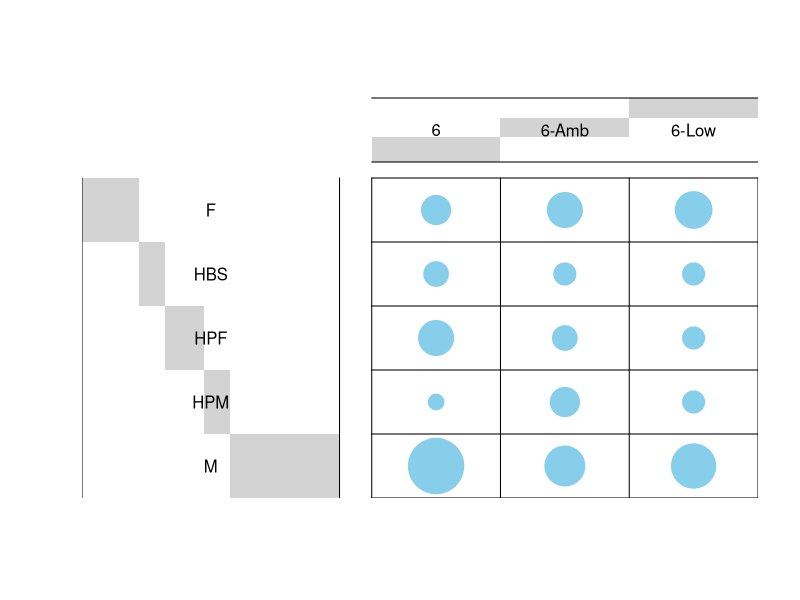
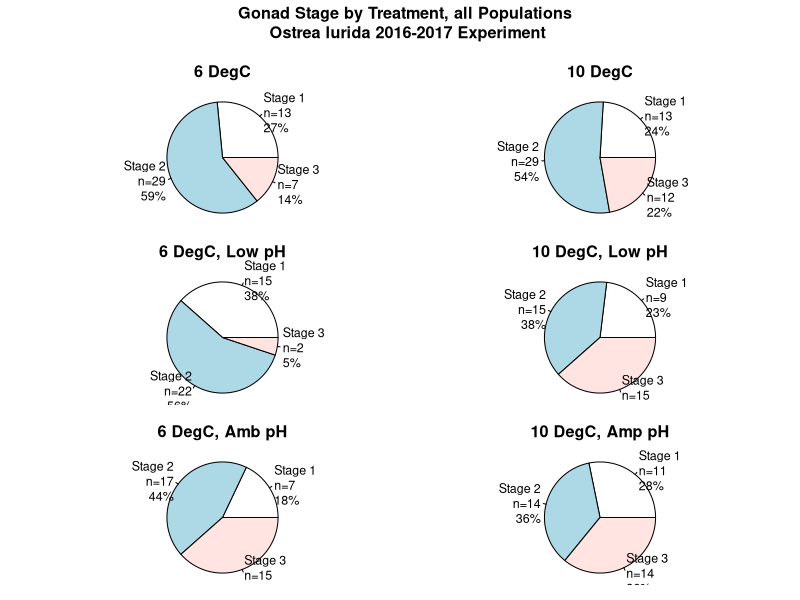
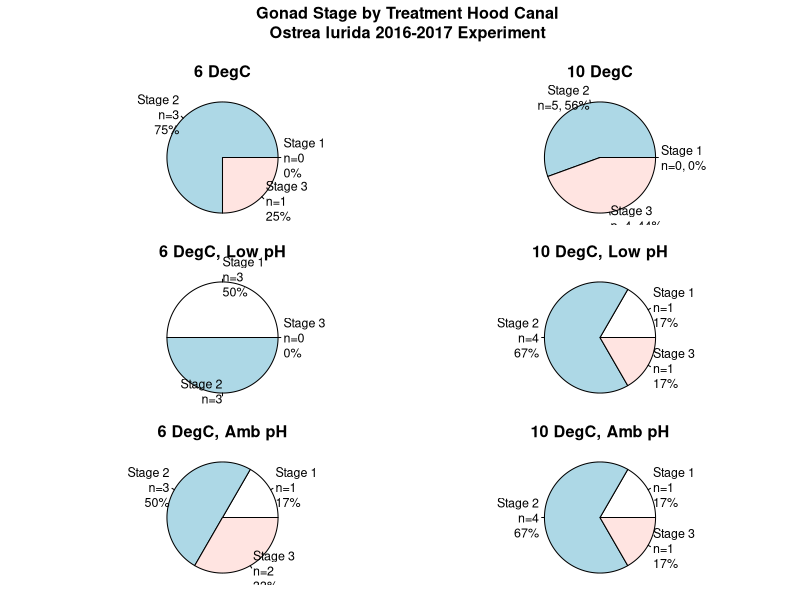
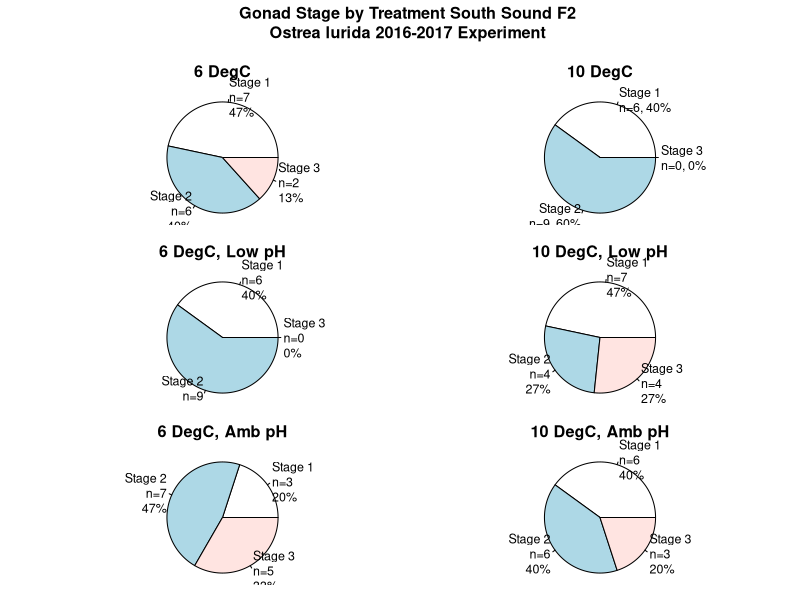
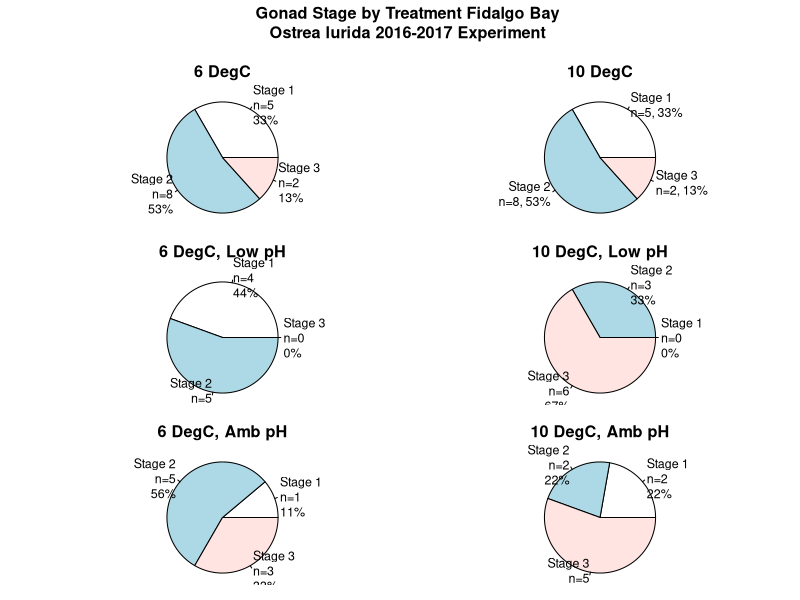
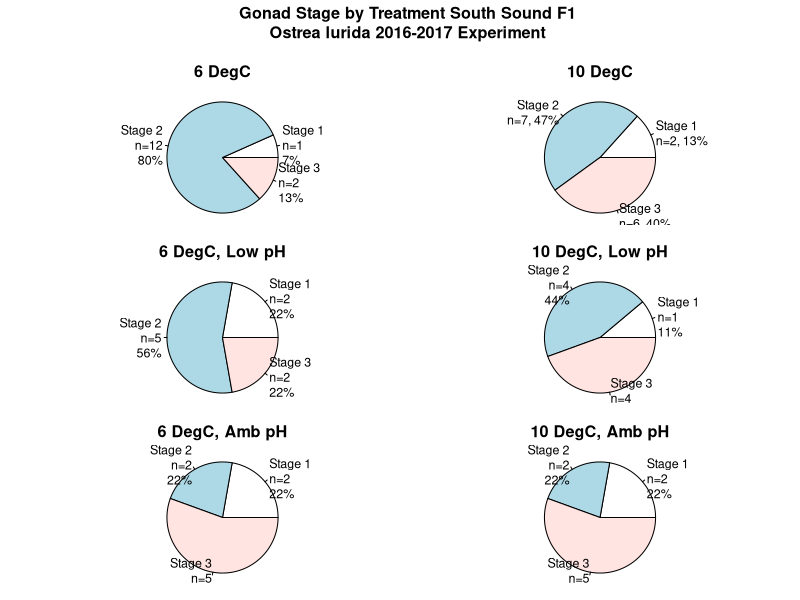

Recreate these plots in R, in order. (Note: this script raises an error after producing the figures.)
setwd("~/Documents/Roberts Lab/O.lurida_Stress/Data")
Histo <- read.csv("2017-Oly-Histo-Results.csv", header=T, stringsAsFactors = T)
Histo$Stage <- as.factor(Histo$Stage)
library(plyr)

# All Populations Combined ------------------------------------------------
All.6 <- subset(Histo, Phase %in% "TEMP" & Treatment %in% "6")
All.10 <- subset(Histo, Phase %in% "TEMP" & Treatment %in% "10")
All.6.Low <- subset(Histo, Phase %in% "OA" & Treatment %in% "6-Low")
All.6.Amb <- subset(Histo, Phase %in% "OA" & Treatment %in% "6-Amb")
All.10.Low <- subset(Histo, Phase %in% "OA" & Treatment %in% "10-Low")
All.10.Amb <- subset(Histo, Phase %in% "OA" & Treatment %in% "10-Amb")
Allp.6 <- data.frame(unclass(100*prop.table(table(All.6$Stage))))
Allp.10 <- data.frame(unclass(100*prop.table(table(All.10$Stage))))
Allp.6.Low <- data.frame(unclass(100*prop.table(table(All.6.Low$Stage))))
Allp.6.Amb <- data.frame(unclass(100*prop.table(table(All.6.Amb$Stage))))
Allp.10.Low <- data.frame(unclass(100*prop.table(table(All.10.Low$Stage))))
Allp.10.Amb <- data.frame(unclass(100*prop.table(table(All.10.Amb$Stage))))
All.p <- data.frame(cbind(Allp.6, Allp.10, Allp.6.Low, Allp.6.Amb, Allp.10.Low, Allp.10.Amb))
colnames(All.p) <- c("6", "10", "6.Low", "6.Amb", "10.Low", "10.Amb")
Stages <- c("Stage 1", "Stage 2", "Stage 3")
png(filename = "~/Documents/Roberts Lab/O.lurida_Stress/Analyses/Gonad-Stage-Pie-Charts.png", width = 600, height = 800)
par(mfrow = c(3, 2), mar=c(.5,1,3.5,.5), oma=c(1,2,3,1), cex.main= 1.3, cex=.75)
pie(table(All.6$Stage), main="6 DegC", radius=1, labels=paste(Stages, "\n", "n=", table(All.6$Stage), "\n", round(All.p$`6`), "%", sep=""))
pie(table(All.10$Stage), main="10 DegC", radius=1, labels=paste(Stages, "\n", "n=", table(All.10$Stage),"\n", round(All.p$`10`), "%", sep=""))
pie(table(All.6.Low$Stage), main="6 DegC, Low pH", radius=1, labels=paste(Stages, "\n", "n=", table(All.6.Low$Stage), "\n", round(All.p$`6.Low`), "%", sep=""))
pie(table(All.10.Low$Stage), main="10 DegC, Low pH", radius=1, labels=paste(Stages, "\n", "n=", table(All.10.Low$Stage),"\n", round(All.p$`10.Low`), "%", sep=""))
pie(table(All.6.Amb$Stage), main="6 DegC, Amb pH", radius=1, labels=paste(Stages, "\n", "n=", table(All.6.Amb$Stage), "\n", round(All.p$`6.Amb`), "%", sep=""))
pie(table(All.10.Amb$Stage), main="10 DegC, Amp pH", radius=1, labels=paste(Stages, "\n", "n=", table(All.10.Amb$Stage), "\n", round(All.p$`10.Amb`), "%", sep=""))
title("Gonad Stage by Treatment, all Populations \nOstrea lurida 2016-2017 Experiment", outer=TRUE) 
dev.off()

# Each Population Separately ----------------------------------------------

Pops <- levels(Histo$Population)
Pop.names <- c("Hood Canal", "South Sound F2", "Fidalgo Bay", "South Sound F1")
for (i in 1:length(Pops)) {
  T <- Pops[i]
  T.6 <- subset(Histo, Population %in% T & Phase %in% "TEMP" & Treatment %in% "6")
  T.10 <- subset(Histo, Population %in% T & Phase %in% "TEMP" & Treatment %in% "10")
  T.6.Low <- subset(Histo, Population %in% T & Phase %in% "OA" & Treatment %in% "6-Low")
  T.6.Amb <- subset(Histo, Population %in% T & Phase %in% "OA" & Treatment %in% "6-Amb")
  T.10.Low <- subset(Histo, Population %in% T & Phase %in% "OA" & Treatment %in% "10-Low")
  T.10.Amb <- subset(Histo, Population %in% T & Phase %in% "OA" & Treatment %in% "10-Amb")
  Tp.6 <- data.frame(unclass(100*prop.table(table(T.6$Stage))))
  Tp.10 <- data.frame(unclass(100*prop.table(table(T.10$Stage))))
  Tp.6.Low <- data.frame(unclass(100*prop.table(table(T.6.Low$Stage))))
  Tp.6.Amb <- data.frame(unclass(100*prop.table(table(T.6.Amb$Stage))))
  Tp.10.Low <- data.frame(unclass(100*prop.table(table(T.10.Low$Stage))))
  Tp.10.Amb <- data.frame(unclass(100*prop.table(table(T.10.Amb$Stage))))
  T.p <- data.frame(cbind(Tp.6, Tp.10, Tp.6.Low, Tp.6.Amb, Tp.10.Low, Tp.10.Amb))
  colnames(T.p) <- c("6", "10", "6.Low", "6.Amb", "10.Low", "10.Amb")
  Stages <- c("Stage 1", "Stage 2", "Stage 3")
  filename <- paste("~/Documents/Roberts Lab/O.lurida_Stress/Analyses/Gonad-Stage-Pie-Charts-", T, ".png", sep="")
  png(filename = filename, width = 600, height = 800)
  par(mfrow = c(3, 2), mar=c(.5,1,3.5,.5), oma=c(1,2,3,1), cex.main= 1.3, cex=.75)
  pie(table(T.6$Stage), main="6 DegC", radius=1, labels=paste(Stages, "\n", "n=", table(T.6$Stage), "\n", round(T.p$`6`), "%", sep=""))
  pie(table(T.10$Stage), main="10 DegC", radius=1, labels=paste(Stages, "\n", "n=", table(T.10$Stage), ", ", round(T.p$`10`), "%", sep=""))
  pie(table(T.6.Low$Stage), main="6 DegC, Low pH", radius=1, labels=paste(Stages, "\n", "n=", table(T.6.Low$Stage), "\n", round(T.p$`6.Low`), "%", sep=""))
  pie(table(T.10.Low$Stage), main="10 DegC, Low pH", radius=1, labels=paste(Stages, "\n", "n=", table(T.10.Low$Stage), "\n", round(T.p$`10.Low`), "%", sep=""))
  pie(table(T.6.Amb$Stage), main="6 DegC, Amb pH", radius=1, labels=paste(Stages, "\n", "n=", table(T.6.Amb$Stage), "\n", round(T.p$`6.Amb`), "%", sep=""))
  pie(table(T.10.Amb$Stage), main="10 DegC, Amb pH", radius=1, labels=paste(Stages, "\n", "n=", table(T.10.Amb$Stage), "\n", round(T.p$`10.Amb`), "%", sep=""))
  title(paste("Gonad Stage by Treatment ", Pop.names[i], "\n", "Ostrea lurida 2016-2017 Experiment", sep=""), outer=TRUE)
  dev.off()
}


### Stats
# Resource: http://www.sthda.com/english/wiki/chi-square-test-of-independence-in-r

library("gplots")
All.6.Gonad.Stages <- rbind(All.6, All.6.Amb, All.6.Low)
CT.Sex <- table(All.6.Gonad.Stages$Treatment, All.6.Gonad.Stages$Sex)
CT.Sex.postOA <- table(subset(All.6.Gonad.Stages, Phase %in% "OA")$Treatment, subset(All.6.Gonad.Stages, Phase %in% "OA")$Sex)
CT.stage <- table(All.6.Gonad.Stages$Treatment, All.6.Gonad.Stages$Stage)
CT.stage.postOA <- table(subset(All.6.Gonad.Stages, Phase %in% "OA")$Treatment, subset(All.6.Gonad.Stages, Phase %in% "OA")$Stage)
CT.Sex <- CT.Sex[-1:-3,]
CT.stage <- CT.stage[-1:-3,]
CT.Sex.postOA <- CT.Sex.postOA[-1:-4,]
CT.stage.postOA <- CT.stage.postOA[-1:-4,]

balloonplot(CT.Sex, main ="Oly Sex", xlab ="", ylab="",
            label = T, show.margins = FALSE)
balloonplot(CT.stage, main ="Oly Stage", xlab ="", ylab="",
            label = T, show.margins = FALSE)
balloonplot(CT.Sex.postOA, main ="Oly Sex, post OA only \np-value = 0.8784", xlab ="", ylab="",
            label = T, show.margins = FALSE)
balloonplot(CT.stage.postOA, main ="Oly Stage, post OA only \nX-squared = 13.491, df = 2, p-value = 0.001176", xlab ="", ylab="",
            label = T, show.margins = FALSE)

# Stats on Sex data
chisq.sex <- chisq.test(CT.Sex) #p-value = 0.2932; also I read that the warning message may be a result of little data.
fisher.test(CT.Sex) #p-value = 0.2942, using Fisher's Exact Test for Count Data 
fisher.test(CT.Sex.postOA) #p-value = 0.8784

# Stats on Stage data
chisq.stage <- chisq.test(CT.stage) #p-value = 0.002478
fisher.test(CT.stage) #p-value = 0.003477 #using this test too, since I had to use it for the Sex data. 
chisq.stage.postOA <- chisq.test(CT.stage.postOA) #p-value = 0.001176
fisher.test(CT.stage.postOA) #p-value = 0.0007534

install.packages("corrplot")
library(corrplot)
corrplot(chisq.stage$residuals, is.corr = F, main="Oly Stage, Correlation Plot")
corrplot(chisq.sex$residuals, is.corr = F, main="Oly Sex, Correlation Plot")
corrplot(chisq.stage.postOA$residuals, is.corr = F, main="Oly Stage - Post OA Only, Correlation Plot")

# Run same stats on each population separately: 
SN.6.postOA <- subset(All.6.Gonad.Stages, Population %in% "SN" & Phase %in% "OA")
NF.6.postOA <- subset(All.6.Gonad.Stages, Population %in% "NF" & Phase %in% "OA")
K.6.postOA <- subset(All.6.Gonad.Stages, Population %in% "K" & Phase %in% "OA")
HL.6.postOA <- subset(All.6.Gonad.Stages, Population %in% "HL" & Phase %in% "OA")

# Contingency tables for each population, by Sex and Stage
CT.SN.Sex <- table(SN.6.postOA$Treatment, SN.6.postOA$Sex)
CT.SN.stage <- table(SN.6.postOA$Treatment, SN.6.postOA$Stage)
CT.NF.Sex <- table(NF.6.postOA$Treatment, NF.6.postOA$Sex)
CT.NF.stage <- table(NF.6.postOA$Treatment, NF.6.postOA$Stage)
CT.K.Sex <- table(K.6.postOA$Treatment, K.6.postOA$Sex)
CT.K.stage <- table(K.6.postOA$Treatment, K.6.postOA$Stage)
CT.HL.Sex <- table(HL.6.postOA$Treatment, HL.6.postOA$Sex)
CT.HL.stage <- table(HL.6.postOA$Treatment, HL.6.postOA$Stage)

# Remove extraneous rows
CT.SN.Sex <- CT.SN.Sex[-1:-4,]
CT.SN.stage <- CT.SN.stage[-1:-4,]
CT.NF.Sex <- CT.NF.Sex[-1:-4,]
CT.NF.stage <- CT.NF.stage[-1:-4,]
CT.K.Sex <- CT.K.Sex[-1:-4,]
CT.K.stage <- CT.K.stage[-1:-4,]
CT.HL.Sex <- CT.HL.Sex[-1:-4,]
CT.HL.stage <- CT.HL.stage[-1:-4,]

# Sample size small, so use fisher's test
fisher.test(CT.SN.Sex)
fisher.test(CT.K.Sex)
fisher.test(CT.NF.Sex)
fisher.test(CT.HL.Sex)

fisher.test(CT.SN.stage)
fisher.test(CT.K.stage)
fisher.test(CT.NF.stage)
fisher.test(CT.HL.stage)

balloonplot(CT.SN.Sex, main ="Oly Sex, South Sound F1 \np-value = 1", xlab ="", ylab="",
            label = T, show.margins = FALSE)
balloonplot(CT.K.Sex, main ="Oly Sex, South Sound F2 \np-value = 0.2164", xlab ="", ylab="",
            label = T, show.margins = FALSE)
balloonplot(CT.NF.Sex, main ="Oly Sex, North Sound F1 \np-value = 0.2629", xlab ="", ylab="",
            label = T, show.margins = FALSE)
balloonplot(CT.HL.Sex, main ="Oly Sex, Hood Canal F1 \np-value = 0.4545", xlab ="", ylab="",
            label = T, show.margins = FALSE)


balloonplot(CT.SN.stage, main ="Oly Stage, South Sound F1 \np-value = 0.2542", xlab ="", ylab="",
            label = T, show.margins = FALSE)
balloonplot(CT.K.stage, main ="Oly Stage, South Sound F2 \np-value = 0.04611", xlab ="", ylab="",
            label = T, show.margins = FALSE)
balloonplot(CT.NF.stage, main ="Oly Stage, North Sound F1 \np-value = 0.1399", xlab ="", ylab="",
            label = T, show.margins = FALSE)
balloonplot(CT.HL.stage, main ="Oly Stage, Hood Canal F1 \np-value = 0.2857", xlab ="", ylab="",
            label = T, show.margins = FALSE)

### boneyard

# Histo$Stage <- as.factor(Histo$Stage)
# counts.temp <- count(df=subset(Histo, Phase %in% "TEMP"), c("Phase", "Treatment", "Stage"))
# counts.OA <- count(df=subset(Histo, Phase %in% "OA"), c("Phase", "Treatment", "Stage"))
# counts.all <- count(df=Histo, c("Phase", "Treatment", "Stage"))
